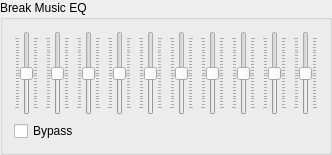
      <widget class="QGroupBox" name="groupBox_5">
       <property name="title">
        <string>Break Music EQ</string>
       </property>
       <layout class="QVBoxLayout" name="verticalLayout_23">
        <item>
         <layout class="QHBoxLayout" name="horizontalLayout_23">
          <item>
           <widget class="QSlider" name="verticalSliderEqB1">
            <property name="sizePolicy">
             <sizepolicy hsizetype="Fixed" vsizetype="Minimum">
              <horstretch>0</horstretch>
              <verstretch>0</verstretch>
             </sizepolicy>
            </property>
            <property name="minimumSize">
             <size>
              <width>0</width>
              <height>80</height>
             </size>
            </property>
            <property name="palette">
             <palette>
              <active>
               <colorrole role="Highlight">
                <brush brushstyle="SolidPattern">
                 <color alpha="255">
                  <red>211</red>
                  <green>211</green>
                  <blue>211</blue>
                 </color>
                </brush>
               </colorrole>
              </active>
              <inactive>
               <colorrole role="Highlight">
                <brush brushstyle="SolidPattern">
                 <color alpha="255">
                  <red>211</red>
                  <green>211</green>
                  <blue>211</blue>
                 </color>
                </brush>
               </colorrole>
              </inactive>
              <disabled>
               <colorrole role="Highlight">
                <brush brushstyle="SolidPattern">
                 <color alpha="255">
                  <red>74</red>
                  <green>144</green>
                  <blue>217</blue>
                 </color>
                </brush>
               </colorrole>
              </disabled>
             </palette>
            </property>
            <property name="minimum">
             <number>-12</number>
            </property>
            <property name="maximum">
             <number>12</number>
            </property>
            <property name="orientation">
             <enum>Qt::Orientation::Vertical</enum>
            </property>
            <property name="invertedControls">
             <bool>false</bool>
            </property>
            <property name="tickPosition">
             <enum>QSlider::TickPosition::TicksBothSides</enum>
            </property>
            <property name="tickInterval">
             <number>1</number>
            </property>
           </widget>
          </item>
          <item>
           <widget class="QSlider" name="verticalSliderEqB2">
            <property name="sizePolicy">
             <sizepolicy hsizetype="Fixed" vsizetype="Minimum">
              <horstretch>0</horstretch>
              <verstretch>0</verstretch>
             </sizepolicy>
            </property>
            <property name="minimumSize">
             <size>
              <width>0</width>
              <height>80</height>
             </size>
            </property>
            <property name="palette">
             <palette>
              <active>
               <colorrole role="Highlight">
                <brush brushstyle="SolidPattern">
                 <color alpha="255">
                  <red>211</red>
                  <green>211</green>
                  <blue>211</blue>
                 </color>
                </brush>
               </colorrole>
              </active>
              <inactive>
               <colorrole role="Highlight">
                <brush brushstyle="SolidPattern">
                 <color alpha="255">
                  <red>211</red>
                  <green>211</green>
                  <blue>211</blue>
                 </color>
                </brush>
               </colorrole>
              </inactive>
              <disabled>
               <colorrole role="Highlight">
                <brush brushstyle="SolidPattern">
                 <color alpha="255">
                  <red>74</red>
                  <green>144</green>
                  <blue>217</blue>
                 </color>
                </brush>
               </colorrole>
              </disabled>
             </palette>
            </property>
            <property name="minimum">
             <number>-12</number>
            </property>
            <property name="maximum">
             <number>12</number>
            </property>
            <property name="orientation">
             <enum>Qt::Orientation::Vertical</enum>
            </property>
            <property name="invertedControls">
             <bool>false</bool>
            </property>
            <property name="tickPosition">
             <enum>QSlider::TickPosition::TicksBothSides</enum>
            </property>
            <property name="tickInterval">
             <number>1</number>
            </property>
           </widget>
          </item>
          <item>
           <widget class="QSlider" name="verticalSliderEqB3">
            <property name="sizePolicy">
             <sizepolicy hsizetype="Fixed" vsizetype="Minimum">
              <horstretch>0</horstretch>
              <verstretch>0</verstretch>
             </sizepolicy>
            </property>
            <property name="minimumSize">
             <size>
              <width>0</width>
              <height>80</height>
             </size>
            </property>
            <property name="palette">
             <palette>
              <active>
               <colorrole role="Highlight">
                <brush brushstyle="SolidPattern">
                 <color alpha="255">
                  <red>211</red>
                  <green>211</green>
                  <blue>211</blue>
                 </color>
                </brush>
               </colorrole>
              </active>
              <inactive>
               <colorrole role="Highlight">
                <brush brushstyle="SolidPattern">
                 <color alpha="255">
                  <red>211</red>
                  <green>211</green>
                  <blue>211</blue>
                 </color>
                </brush>
               </colorrole>
              </inactive>
              <disabled>
               <colorrole role="Highlight">
                <brush brushstyle="SolidPattern">
                 <color alpha="255">
                  <red>74</red>
                  <green>144</green>
                  <blue>217</blue>
                 </color>
                </brush>
               </colorrole>
              </disabled>
             </palette>
            </property>
            <property name="minimum">
             <number>-12</number>
            </property>
            <property name="maximum">
             <number>12</number>
            </property>
            <property name="orientation">
             <enum>Qt::Orientation::Vertical</enum>
            </property>
            <property name="invertedControls">
             <bool>false</bool>
            </property>
            <property name="tickPosition">
             <enum>QSlider::TickPosition::TicksBothSides</enum>
            </property>
            <property name="tickInterval">
             <number>1</number>
            </property>
           </widget>
          </item>
          <item>
           <widget class="QSlider" name="verticalSliderEqB4">
            <property name="sizePolicy">
             <sizepolicy hsizetype="Fixed" vsizetype="Minimum">
              <horstretch>0</horstretch>
              <verstretch>0</verstretch>
             </sizepolicy>
            </property>
            <property name="minimumSize">
             <size>
              <width>0</width>
              <height>80</height>
             </size>
            </property>
            <property name="palette">
             <palette>
              <active>
               <colorrole role="Highlight">
                <brush brushstyle="SolidPattern">
                 <color alpha="255">
                  <red>211</red>
                  <green>211</green>
                  <blue>211</blue>
                 </color>
                </brush>
               </colorrole>
              </active>
              <inactive>
               <colorrole role="Highlight">
                <brush brushstyle="SolidPattern">
                 <color alpha="255">
                  <red>211</red>
                  <green>211</green>
                  <blue>211</blue>
                 </color>
                </brush>
               </colorrole>
              </inactive>
              <disabled>
               <colorrole role="Highlight">
                <brush brushstyle="SolidPattern">
                 <color alpha="255">
                  <red>74</red>
                  <green>144</green>
                  <blue>217</blue>
                 </color>
                </brush>
               </colorrole>
              </disabled>
             </palette>
            </property>
            <property name="minimum">
             <number>-12</number>
            </property>
            <property name="maximum">
             <number>12</number>
            </property>
            <property name="orientation">
             <enum>Qt::Orientation::Vertical</enum>
            </property>
            <property name="invertedControls">
             <bool>false</bool>
            </property>
            <property name="tickPosition">
             <enum>QSlider::TickPosition::TicksBothSides</enum>
            </property>
            <property name="tickInterval">
             <number>1</number>
            </property>
           </widget>
          </item>
          <item>
           <widget class="QSlider" name="verticalSliderEqB5">
            <property name="sizePolicy">
             <sizepolicy hsizetype="Fixed" vsizetype="Minimum">
              <horstretch>0</horstretch>
              <verstretch>0</verstretch>
             </sizepolicy>
            </property>
            <property name="minimumSize">
             <size>
              <width>0</width>
              <height>80</height>
             </size>
            </property>
            <property name="palette">
             <palette>
              <active>
               <colorrole role="Highlight">
                <brush brushstyle="SolidPattern">
                 <color alpha="255">
                  <red>211</red>
                  <green>211</green>
                  <blue>211</blue>
                 </color>
                </brush>
               </colorrole>
              </active>
              <inactive>
               <colorrole role="Highlight">
                <brush brushstyle="SolidPattern">
                 <color alpha="255">
                  <red>211</red>
                  <green>211</green>
                  <blue>211</blue>
                 </color>
                </brush>
               </colorrole>
              </inactive>
              <disabled>
               <colorrole role="Highlight">
                <brush brushstyle="SolidPattern">
                 <color alpha="255">
                  <red>74</red>
                  <green>144</green>
                  <blue>217</blue>
                 </color>
                </brush>
               </colorrole>
              </disabled>
             </palette>
            </property>
            <property name="minimum">
             <number>-12</number>
            </property>
            <property name="maximum">
             <number>12</number>
            </property>
            <property name="orientation">
             <enum>Qt::Orientation::Vertical</enum>
            </property>
            <property name="invertedControls">
             <bool>false</bool>
            </property>
            <property name="tickPosition">
             <enum>QSlider::TickPosition::TicksBothSides</enum>
            </property>
            <property name="tickInterval">
             <number>1</number>
            </property>
           </widget>
          </item>
          <item>
           <widget class="QSlider" name="verticalSliderEqB6">
            <property name="sizePolicy">
             <sizepolicy hsizetype="Fixed" vsizetype="Minimum">
              <horstretch>0</horstretch>
              <verstretch>0</verstretch>
             </sizepolicy>
            </property>
            <property name="minimumSize">
             <size>
              <width>0</width>
              <height>80</height>
             </size>
            </property>
            <property name="palette">
             <palette>
              <active>
               <colorrole role="Highlight">
                <brush brushstyle="SolidPattern">
                 <color alpha="255">
                  <red>211</red>
                  <green>211</green>
                  <blue>211</blue>
                 </color>
                </brush>
               </colorrole>
              </active>
              <inactive>
               <colorrole role="Highlight">
                <brush brushstyle="SolidPattern">
                 <color alpha="255">
                  <red>211</red>
                  <green>211</green>
                  <blue>211</blue>
                 </color>
                </brush>
               </colorrole>
              </inactive>
              <disabled>
               <colorrole role="Highlight">
                <brush brushstyle="SolidPattern">
                 <color alpha="255">
                  <red>74</red>
                  <green>144</green>
                  <blue>217</blue>
                 </color>
                </brush>
               </colorrole>
              </disabled>
             </palette>
            </property>
            <property name="minimum">
             <number>-12</number>
            </property>
            <property name="maximum">
             <number>12</number>
            </property>
            <property name="orientation">
             <enum>Qt::Orientation::Vertical</enum>
            </property>
            <property name="invertedControls">
             <bool>false</bool>
            </property>
            <property name="tickPosition">
             <enum>QSlider::TickPosition::TicksBothSides</enum>
            </property>
            <property name="tickInterval">
             <number>1</number>
            </property>
           </widget>
          </item>
          <item>
           <widget class="QSlider" name="verticalSliderEqB7">
            <property name="sizePolicy">
             <sizepolicy hsizetype="Fixed" vsizetype="Minimum">
              <horstretch>0</horstretch>
              <verstretch>0</verstretch>
             </sizepolicy>
            </property>
            <property name="minimumSize">
             <size>
              <width>0</width>
              <height>80</height>
             </size>
            </property>
            <property name="palette">
             <palette>
              <active>
               <colorrole role="Highlight">
                <brush brushstyle="SolidPattern">
                 <color alpha="255">
                  <red>211</red>
                  <green>211</green>
                  <blue>211</blue>
                 </color>
                </brush>
               </colorrole>
              </active>
              <inactive>
               <colorrole role="Highlight">
                <brush brushstyle="SolidPattern">
                 <color alpha="255">
                  <red>211</red>
                  <green>211</green>
                  <blue>211</blue>
                 </color>
                </brush>
               </colorrole>
              </inactive>
              <disabled>
               <colorrole role="Highlight">
                <brush brushstyle="SolidPattern">
                 <color alpha="255">
                  <red>74</red>
                  <green>144</green>
                  <blue>217</blue>
                 </color>
                </brush>
               </colorrole>
              </disabled>
             </palette>
            </property>
            <property name="minimum">
             <number>-12</number>
            </property>
            <property name="maximum">
             <number>12</number>
            </property>
            <property name="orientation">
             <enum>Qt::Orientation::Vertical</enum>
            </property>
            <property name="invertedControls">
             <bool>false</bool>
            </property>
            <property name="tickPosition">
             <enum>QSlider::TickPosition::TicksBothSides</enum>
            </property>
            <property name="tickInterval">
             <number>1</number>
            </property>
           </widget>
          </item>
          <item>
           <widget class="QSlider" name="verticalSliderEqB8">
            <property name="sizePolicy">
             <sizepolicy hsizetype="Fixed" vsizetype="Minimum">
              <horstretch>0</horstretch>
              <verstretch>0</verstretch>
             </sizepolicy>
            </property>
            <property name="minimumSize">
             <size>
              <width>0</width>
              <height>80</height>
             </size>
            </property>
            <property name="palette">
             <palette>
              <active>
               <colorrole role="Highlight">
                <brush brushstyle="SolidPattern">
                 <color alpha="255">
                  <red>211</red>
                  <green>211</green>
                  <blue>211</blue>
                 </color>
                </brush>
               </colorrole>
              </active>
              <inactive>
               <colorrole role="Highlight">
                <brush brushstyle="SolidPattern">
                 <color alpha="255">
                  <red>211</red>
                  <green>211</green>
                  <blue>211</blue>
                 </color>
                </brush>
               </colorrole>
              </inactive>
              <disabled>
               <colorrole role="Highlight">
                <brush brushstyle="SolidPattern">
                 <color alpha="255">
                  <red>74</red>
                  <green>144</green>
                  <blue>217</blue>
                 </color>
                </brush>
               </colorrole>
              </disabled>
             </palette>
            </property>
            <property name="minimum">
             <number>-12</number>
            </property>
            <property name="maximum">
             <number>12</number>
            </property>
            <property name="orientation">
             <enum>Qt::Orientation::Vertical</enum>
            </property>
            <property name="invertedControls">
             <bool>false</bool>
            </property>
            <property name="tickPosition">
             <enum>QSlider::TickPosition::TicksBothSides</enum>
            </property>
            <property name="tickInterval">
             <number>1</number>
            </property>
           </widget>
          </item>
          <item>
           <widget class="QSlider" name="verticalSliderEqB9">
            <property name="sizePolicy">
             <sizepolicy hsizetype="Fixed" vsizetype="Minimum">
              <horstretch>0</horstretch>
              <verstretch>0</verstretch>
             </sizepolicy>
            </property>
            <property name="minimumSize">
             <size>
              <width>0</width>
              <height>80</height>
             </size>
            </property>
            <property name="palette">
             <palette>
              <active>
               <colorrole role="Highlight">
                <brush brushstyle="SolidPattern">
                 <color alpha="255">
                  <red>211</red>
                  <green>211</green>
                  <blue>211</blue>
                 </color>
                </brush>
               </colorrole>
              </active>
              <inactive>
               <colorrole role="Highlight">
                <brush brushstyle="SolidPattern">
                 <color alpha="255">
                  <red>211</red>
                  <green>211</green>
                  <blue>211</blue>
                 </color>
                </brush>
               </colorrole>
              </inactive>
              <disabled>
               <colorrole role="Highlight">
                <brush brushstyle="SolidPattern">
                 <color alpha="255">
                  <red>74</red>
                  <green>144</green>
                  <blue>217</blue>
                 </color>
                </brush>
               </colorrole>
              </disabled>
             </palette>
            </property>
            <property name="minimum">
             <number>-12</number>
            </property>
            <property name="maximum">
             <number>12</number>
            </property>
            <property name="orientation">
             <enum>Qt::Orientation::Vertical</enum>
            </property>
            <property name="invertedControls">
             <bool>false</bool>
            </property>
            <property name="tickPosition">
             <enum>QSlider::TickPosition::TicksBothSides</enum>
            </property>
            <property name="tickInterval">
             <number>1</number>
            </property>
           </widget>
          </item>
          <item>
           <widget class="QSlider" name="verticalSliderEqB10">
            <property name="sizePolicy">
             <sizepolicy hsizetype="Fixed" vsizetype="Minimum">
              <horstretch>0</horstretch>
              <verstretch>0</verstretch>
             </sizepolicy>
            </property>
            <property name="minimumSize">
             <size>
              <width>0</width>
              <height>80</height>
             </size>
            </property>
            <property name="palette">
             <palette>
              <active>
               <colorrole role="Highlight">
                <brush brushstyle="SolidPattern">
                 <color alpha="255">
                  <red>211</red>
                  <green>211</green>
                  <blue>211</blue>
                 </color>
                </brush>
               </colorrole>
              </active>
              <inactive>
               <colorrole role="Highlight">
                <brush brushstyle="SolidPattern">
                 <color alpha="255">
                  <red>211</red>
                  <green>211</green>
                  <blue>211</blue>
                 </color>
                </brush>
               </colorrole>
              </inactive>
              <disabled>
               <colorrole role="Highlight">
                <brush brushstyle="SolidPattern">
                 <color alpha="255">
                  <red>74</red>
                  <green>144</green>
                  <blue>217</blue>
                 </color>
                </brush>
               </colorrole>
              </disabled>
             </palette>
            </property>
            <property name="minimum">
             <number>-12</number>
            </property>
            <property name="maximum">
             <number>12</number>
            </property>
            <property name="orientation">
             <enum>Qt::Orientation::Vertical</enum>
            </property>
            <property name="invertedControls">
             <bool>false</bool>
            </property>
            <property name="tickPosition">
             <enum>QSlider::TickPosition::TicksBothSides</enum>
            </property>
            <property name="tickInterval">
             <number>1</number>
            </property>
           </widget>
          </item>
         </layout>
        </item>
        <item>
         <widget class="QCheckBox" name="checkBoxEqBypassB">
          <property name="text">
           <string>Bypass</string>
          </property>
         </widget>
        </item>
       </layout>
      </widget>
